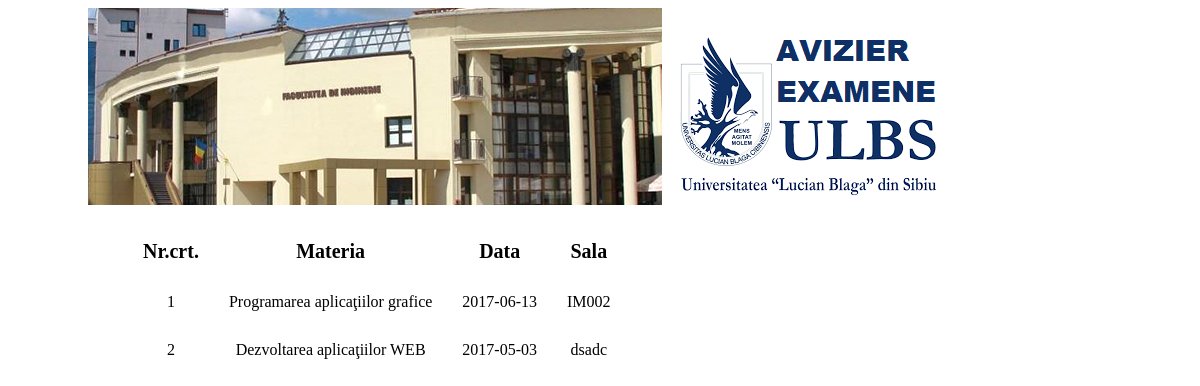
The page /examene.php?id_grupa=2 on the database its author committed.
### tables this page shows
CREATE TABLE `examen` (
  `id_examen` int(11) NOT NULL,
  `data` date NOT NULL,
  `sala` varchar(5) NOT NULL,
  `id_materie` int(11) NOT NULL,
  `id_grupa` int(11) NOT NULL
);

CREATE TABLE `materie` (
  `id_materie` int(11) NOT NULL,
  `nume_materie` varchar(50) NOT NULL
);

### examene.php (the view)
<?php
		include "header.php";
 ?>
  <?php
		 $id=$_GET['id_grupa'];
     include "connect.php";
     $sql="SELECT * FROM examen
					 JOIN materie ON materie.id_materie=examen.id_materie";
     $result_examen=mysqli_query($connection, $sql);
	?>
	<ul class="table">
		<li class="row">
			<div class="column table_head">
				<?php echo 'Nr.crt.'; ?>
			</div>
			<div class="column table_head">
				<?php echo 'Materia';?>
			</div>
			<div class="column table_head">
				<?php echo 'Data';?>
			</div>
			<div class="column table_head">
				<?php echo 'Sala';?>
			</div>
		</li>
    <?php
		 $i=1;
		 while($row_examen=mysqli_fetch_array($result_examen,MYSQLI_ASSOC))
		 {
			 if($row_examen['id_grupa']==$id)
			 {
		?>
				 <li class="row">
					 <div class="column">
						 <?php echo $i; ?>
					 </div>
					 <div class="column">
						 <?php echo $row_examen['nume_materie'];?>
					 </div>
					 <div class="column">
						 <?php echo $row_examen['data'];?>
					 </div>
					 <div class="column">
						 <?php echo $row_examen['sala'];?>
					 </div>
				 </li>
				<?php
					 $i++;
				}
			}
			?>
	</ul>
 <?php
 		include "footer.php";
  ?>

### css/style.css (style rules this page uses)
li { list-style: none; }
.table { display: table; text-align: center; }
.row { display: table-row; }
.column { display: table-cell; padding: 15px; }
.table_head { font-size: 20px; font-weight: bold; }

### rows shown on the page
examen: id_materie.nume_materie "Programarea aplicaţiilor grafice", data "2017-06-13", sala "IM002"
examen: id_materie.nume_materie "Dezvoltarea aplicaţiilor WEB", data "2017-05-03", sala "dsadc"
